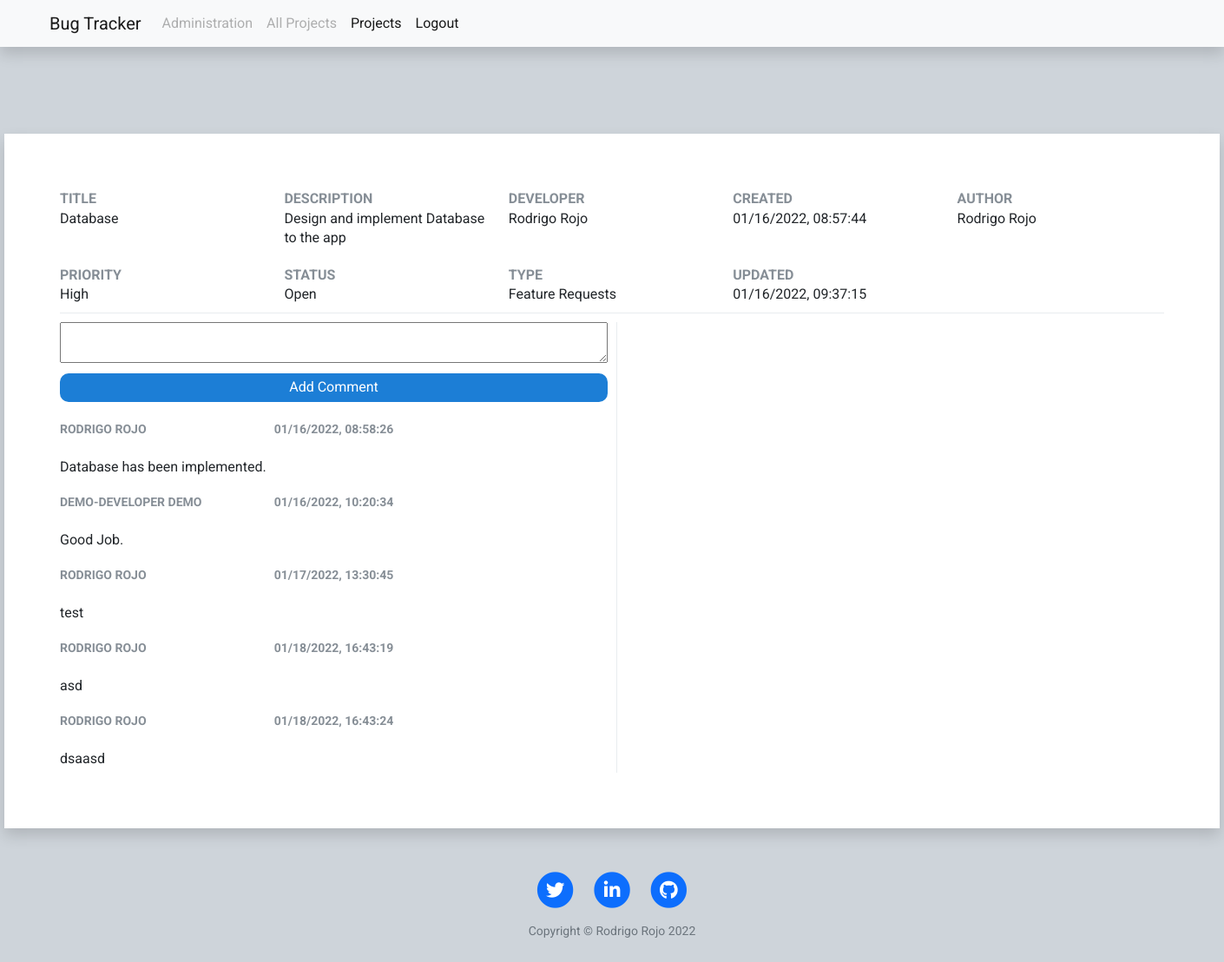
The app's page /ticket/10 (signed in) with its own data.
### tables this page shows
CREATE TABLE "ticket" (
	"id"	integer,
	"title"	VARCHAR(100),
	"description"	VARCHAR(250),
	"developer"	VARCHAR(100),
	"created"	VARCHAR(100),
	"author"	VARCHAR(100),
	"ticket_priority"	VARCHAR(50),
	"ticket_status"	VARCHAR(50),
	"ticket_type"	VARCHAR(50),
	"updated"	VARCHAR(100),
	"project_id"	 NOT NULL,
	"user_id"	 NOT NULL,
	PRIMARY KEY("id"),
	CONSTRAINT "FK_project" FOREIGN KEY("project_id") REFERENCES "project"("id"),
	FOREIGN KEY("user_id") REFERENCES "user"("id")
);

CREATE TABLE comment(id integer PRIMARY KEY,author VARCHAR(100),message VARCHAR(1000),created VARCHAR(100),ticket_id integer NOT NULL,user_id integer NOT NULL,CONSTRAINT FK_user FOREIGN KEY (user_id) REFERENCES user (id),CONSTRAINT fk_ticket FOREIGN KEY (ticket_id) REFERENCES ticket (id));

### main.py (the view)
@app.route("/ticket/<id>")
@login_required
def ticket(id):
    current_ticket = database.get_ticket_by_id(id)
    devs = database.get_project_devs(current_ticket[10])
    comments = database.get_comments_by_ticket_id(id)
    return render_template("ticket.html", ticket=current_ticket, comments=comments, devs=devs, year=year)

### database.py (called while the page is built)
def get_ticket_by_id(id):
    conn = sqlite3.connect(database="bug_tracker.db")
    cur = conn.cursor()
    sql = f''' SELECT *
               FROM ticket
               WHERE id = '{id}'; '''
    cur.execute(sql)
    data = cur.fetchone()
    conn.close()
    return data

def get_project_devs(project_id):
    conn = sqlite3.connect(database="bug_tracker.db")
    cur = conn.cursor()
    sql = f''' SELECT DISTINCT user.id, user.first_name, user.last_name, user.role, user.email
               FROM project_dev
               LEFT JOIN user
               ON user.id = project_dev.user_id
               WHERE project_id = {project_id}; '''
    cur.execute(sql)
    data = cur.fetchall()
    conn.close()
    return data

def get_comments_by_ticket_id(id):
    conn = sqlite3.connect(database="bug_tracker.db")
    cur = conn.cursor()
    sql = f''' SELECT *
               FROM comment
               WHERE ticket_id = '{id}'; '''
    cur.execute(sql)
    data = cur.fetchall()
    conn.close()
    return data

### main.py (called while the page is built)
@login_manager.user_loader
def load_user(user_id):
    return User.query.get(user_id)

### templates/ticket.html (shortened to what this page needs)
{% include "header.html" %}
<div class="main-ticket-container shadow">
    <div class="ticket">
        <div>
            <label>Title</label>
            <p>{{ticket[1]}}</p>
        </div>
        <div>
            <label>Description</label>
            <p>{{ticket[2]}}</p>
        </div>
        <div>
            <label>Developer</label>
            <p>{{ticket[3]}}</p>
        </div>
        <div>
            <label>Created</label>
            <p>{{ticket[4]}}</p>
        </div>
        <div>
            <label>Author</label>
            <p>{{ticket[5]}}</p>
        </div>
        <div>
            <label>Priority</label>
            <p>{{ticket[6]}}</p>
        </div>
        <div>
            <label>Status</label>
            <p>{{ticket[7]}}</p>
        </div>
        <div>
            <label>Type</label>
            <p>{{ticket[8]}}</p>
        </div>
        <div>
            <label>Updated</label>
            <p>{{ticket[9]}}</p>
        </div>
    </div>
    <div class="comments-container scroll grid">
        <div class="add-comment">
            <form method="post" action="{{url_for('add_comment')}}">
                <div class="grid">
                    <textarea cols="60" name="message"></textarea>
                    <input class="comment-btn" type="submit" value="Add Comment">
                </div>
            </form>
        </div>
        {% for comment in comments %}
        <div class="comments grid">
            <p class="user_data">{{comment[1]}}</p>
            <p class="second-item user_data">{{comment[3]}}</p>
            <p class="text">{{comment[2]}}</p>
        </div>
        {% endfor %}
    </div>
    <div class="ticket-edit-container">
    </div>
</div>
{% include "footer.html" %}

### static/css/style.css (style rules this page uses)
* { margin: 0; padding: 0; box-sizing: border-box; }
body { font-family: 'Roboto', sans-serif; line-height: 1.4; background-color: #ced4da; }
label { text-transform: uppercase; font-weight: bold; color: #868e96; }
.shadow { box-shadow: 0 10px 30px rgba(0, 0, 0, 0.20); }
.scroll { overflow-y: auto; }
.grid { display: grid; row-gap: 12px; }
.second-item { justify-self: center; }
.add-dev-btn, .add-ticket-btn, .add-dev form input, .btn-ticket, .comment-btn, .edit-project-submit, .edit-ticket-submit, .edit-user-input, .edit-ticket-btn { padding: 5px 10px; background-color: #1c7ed6; color: white; border: none; border-radius: 10px; cursor: pointer; font-size: 16px; }
.main-ticket-container { background-color: white; width: 1400px; height: 800px; margin: auto; padding: 64px; display: grid; grid-template-columns: 1fr 1fr; gap: 10px; }
.ticket { display: grid; grid-template-columns: repeat(5, 1fr); gap: 20px; grid-column: 1 / -1; border-bottom: 1px solid #e9ecef; padding-bottom: 10px; }
.comments { grid-template-columns: 1fr 1fr 1fr; grid-auto-rows: minmax(30px, auto); }
.ticket-edit-container { border-left: 1px solid #e9ecef; padding-left: 5px; }
.add-comment { padding-bottom: 10px; }
.user_data { text-transform: uppercase; font-weight: bold; color: #868e96; font-size: 14px; }
.comment-btn { align-self: center; }
.text { grid-column: 1 / -1; }
p { margin-bottom: 0; }

### records on screen
ticket: title "Database", description "Design and implement Database to the app", developer "Rodrigo Rojo", created "01/16/2022, 08:57:44", author "Rodrigo Rojo", ticket_priority "High", ticket_status "Open", ticket_type "Feature Requests", updated "01/16/2022, 09:37:15"
comment: author "RODRIGO ROJO", created "01/16/2022, 08:58:26", message "Database has been implemented."
comment: author "DEMO-DEVELOPER DEMO", created "01/16/2022, 10:20:34", message "Good Job."
comment: author "RODRIGO ROJO", created "01/17/2022, 13:30:45", message "test"
comment: author "RODRIGO ROJO", created "01/18/2022, 16:43:19", message "asd"
comment: author "RODRIGO ROJO", created "01/18/2022, 16:43:24", message "dsaasd"

### other values on screen
{{ year }} "2022"
